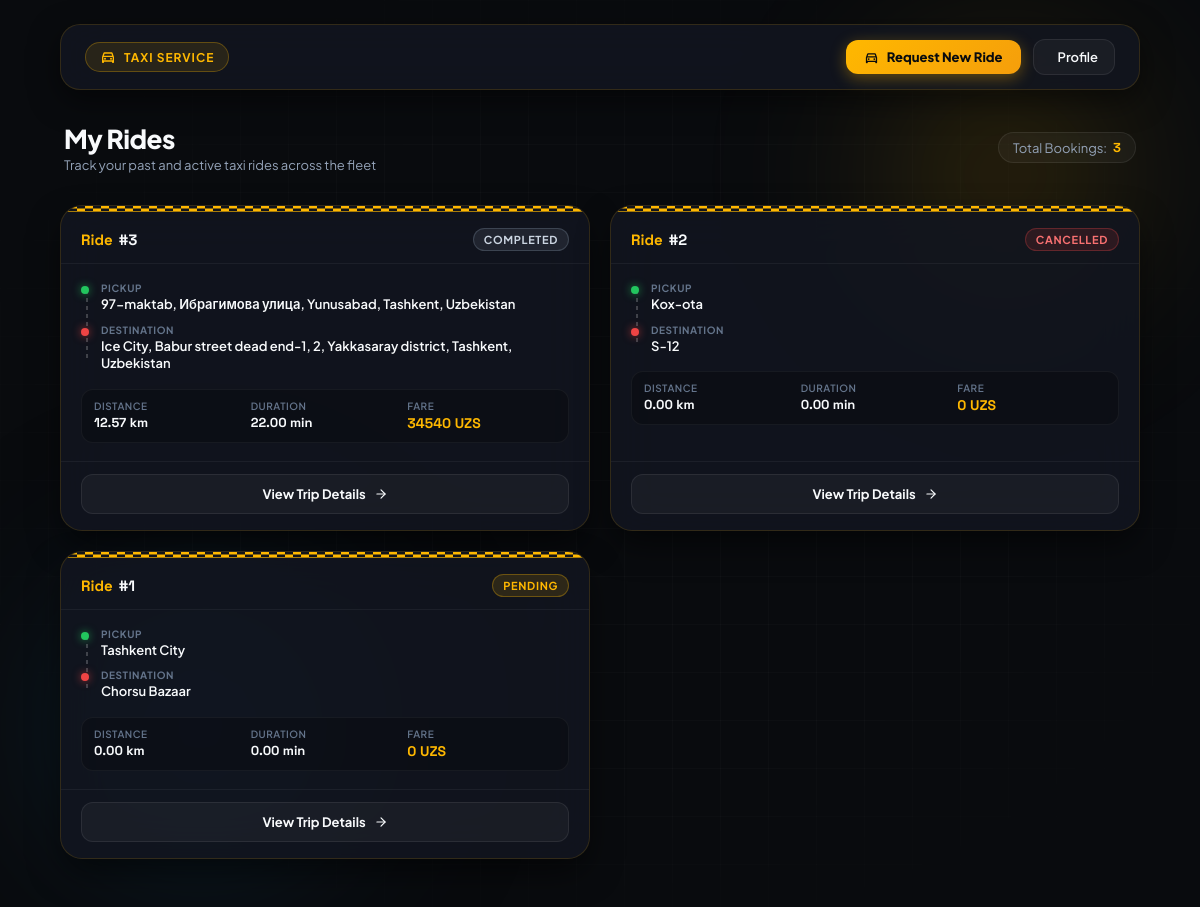
Before: /rides/list/ (signed in) with the older database file.
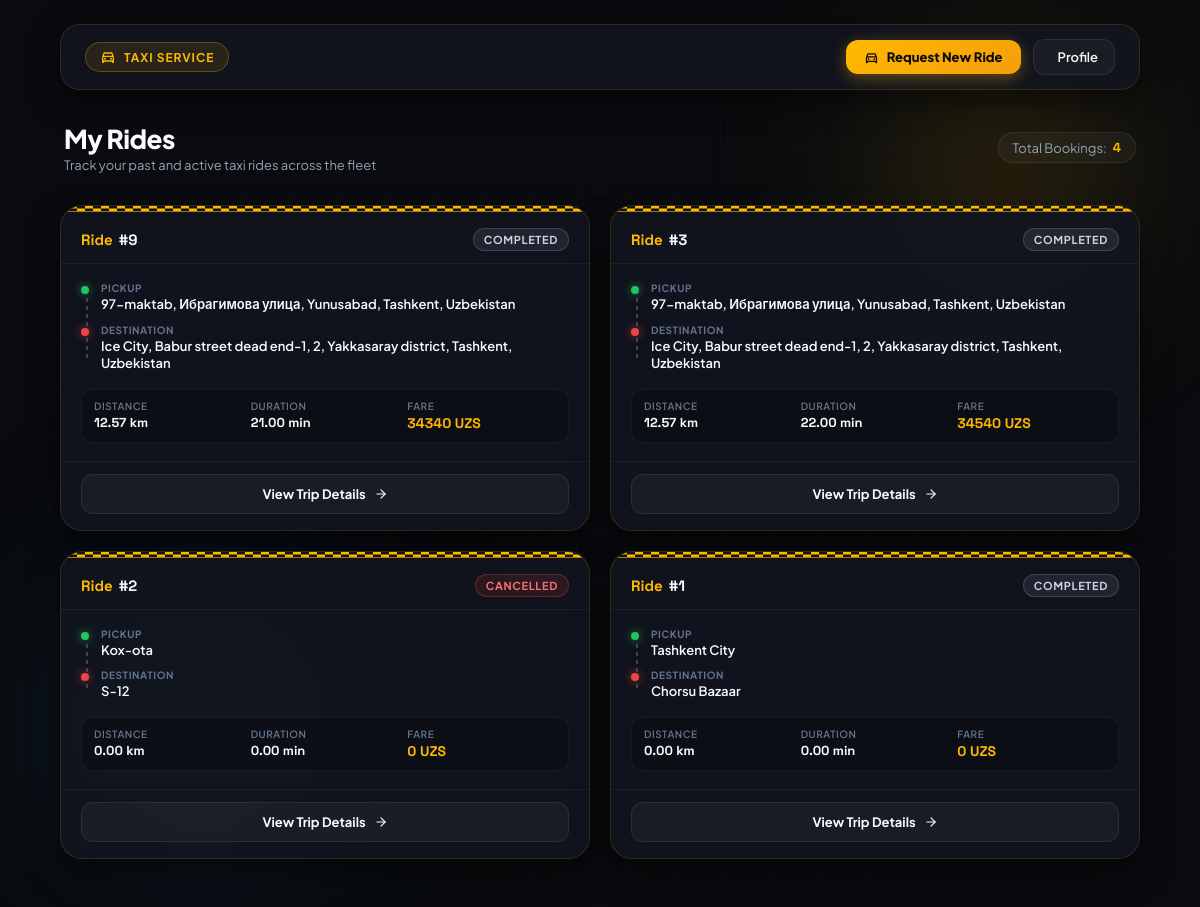
After: the same page with the newer database file.
### rides/models.py (models this page shows, shortened)
class Ride(models.Model):
    class Status(models.TextChoices):
        PENDING = "pending", "Pending"
        ACCEPTED = "accepted", "Accepted"
        ARRIVED = "arrived", "Driver Arrived"
        IN_PROGRESS = "in_progress", "In Progress"
        COMPLETED = "completed", "Completed"
        CANCELLED = "cancelled", "Cancelled"
    customer = models.ForeignKey(
        Customer,
        on_delete=models.PROTECT,
        related_name="rides"
    )
    driver = models.ForeignKey(
        "drivers.Driver",
        on_delete=models.SET_NULL,
        null=True,
        blank=True,
        related_name="rides"
    )
    pickup_address = models.CharField(max_length=255)
    pickup_latitude = models.FloatField()
    pickup_longitude = models.FloatField()
    destination_address = models.CharField(max_length=255)
    destination_latitude = models.FloatField()
    destination_longitude = models.FloatField()
    distance_km = models.DecimalField(
        max_digits=8,
        decimal_places=2,
        default=0
    )
    duration_minutes = models.DecimalField(
        max_digits=8,
        decimal_places=2,
        default=0
    )
    fare = models.PositiveIntegerField(default=0)
    status = models.CharField(
        max_length=20,
        choices=Status.choices,
        default=Status.PENDING
    )
    created_at = models.DateTimeField(auto_now_add=True)
    updated_at = models.DateTimeField(auto_now=True)

### rides/views.py (the view)
# urls.py: path("list/", views.ride_list, name="ride_list"),
@login_required
def ride_list(request):
    if request.user.role != "customer":
        return render(request, "rides/access_denied.html")
    rides = Ride.objects.filter(
        customer=request.user.customer_profile
    ).order_by("-created_at")
    return render(request, "rides/ride_list.html", {
        "rides": rides
    })

### rides/templates/rides/ride_list.html (shortened to what this page needs)
<!DOCTYPE html>
<html lang="en">
<head>
</head>
<body>
    <div class="ambient-grid"></div>
    <div class="rides-container">
        <header class="top-nav">
            <div class="nav-brand-group">
                <div class="brand-badge">
                    Taxi Service
                </div>
            </div>
            <div class="nav-actions">
                <a href="{% url 'create_ride' %}" class="btn-taxi-cta">
                    <span>Request New Ride</span>
                </a>
                <a href="{% url 'profile' %}" class="btn-nav">
                    <span>Profile</span>
                </a>
            </div>
        </header>
        <div class="page-banner">
            <div>
                <h1 class="page-title">My Rides</h1>
                <p class="page-subtitle">Track your past and active taxi rides across the fleet</p>
            </div>
            {% if rides %}
            <div class="rides-count-badge">
                Total Bookings: <span>{{ rides|length }}</span>
            </div>
            {% endif %}
        </div>
        {% if rides %}
        <div class="rides-grid">
            {% for ride in rides %}
            <article class="ride-card">
                <div class="taxi-checker-ribbon"></div>
                <div class="ride-card-header">
                    <div class="ride-id">
                        <span>Ride</span> #{{ ride.id }}
                    </div>
                    <div style="display: flex; align-items: center; gap: 8px;">
                        <span class="status-pill status-{{ ride.status }}">
                            {{ ride.get_status_display }}
                        </span>
                    </div>
                </div>
                <div class="ride-card-body">
                    <div class="route-path">
                        <div class="route-point">
                            <span class="route-dot dot-pickup"></span>
                            <span class="point-label">Pickup</span>
                            <span class="point-address">{{ ride.pickup_address }}</span>
                        </div>
                        <div class="route-point">
                            <span class="route-dot dot-dest"></span>
                            <span class="point-label">Destination</span>
                            <span class="point-address">{{ ride.destination_address }}</span>
                        </div>
                    </div>
                    <div class="ride-metrics">
                        <div class="metric-item">
                            <span class="metric-title">Distance</span>
                            <span class="metric-value">{{ ride.distance_km }} km</span>
                        </div>
                        <div class="metric-item">
                            <span class="metric-title">Duration</span>
                            <span class="metric-value">{{ ride.duration_minutes }} min</span>
                        </div>
                        <div class="metric-item">
                            <span class="metric-title">Fare</span>
                            <span class="metric-value fare">{{ ride.fare }} UZS</span>
                        </div>
                    </div>
                </div>
                <div class="ride-card-footer">
                    <a href="{% url 'ride_detail' ride.id %}" class="btn-view-details">
                        <span>View Trip Details</span>
                        <svg viewBox="0 0 24 24" stroke-width="2" stroke-linecap="round" stroke-linejoin="round">
                            <line x1="5" y1="12" x2="19" y2="12"></line>
                            <polyline points="12 5 19 12 12 19"></polyline>
                        </svg>
                    </a>
                </div>
            </article>
            {% endfor %}
        </div>
        {% endif %}
    </div>
</body>
</html>

Changed rows visible on the page:
added Ride: id "9", status "COMPLETED", pickup_address "97-maktab, Ибрагимова улица, Yunusabad, Tashkent, Uzbekistan", destination_address "Ice City, Babur street dead end-1, 2, Yakkasaray district, Tashkent, Uzbekistan", distance_km "12.57", duration_minutes "21.00", fare "34340"
changed Ride "Tashkent City": status "PENDING" → "COMPLETED"
Other visible differences:
{{ rides|length }}: "3" → "4"
